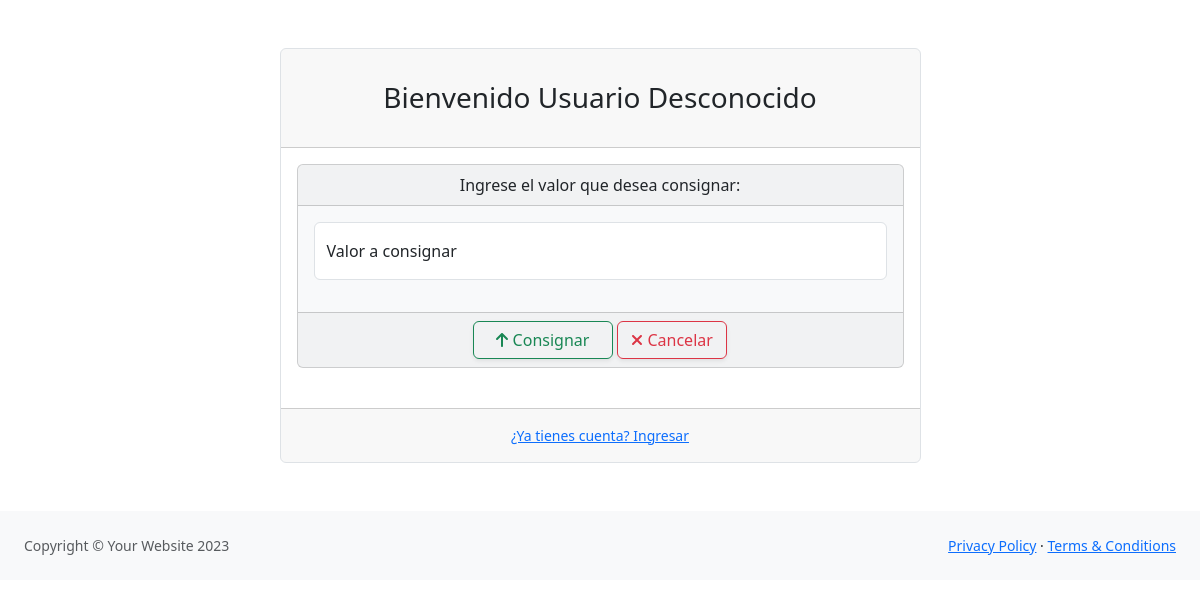
The app's page /views/consignar.php (signed in), older data.
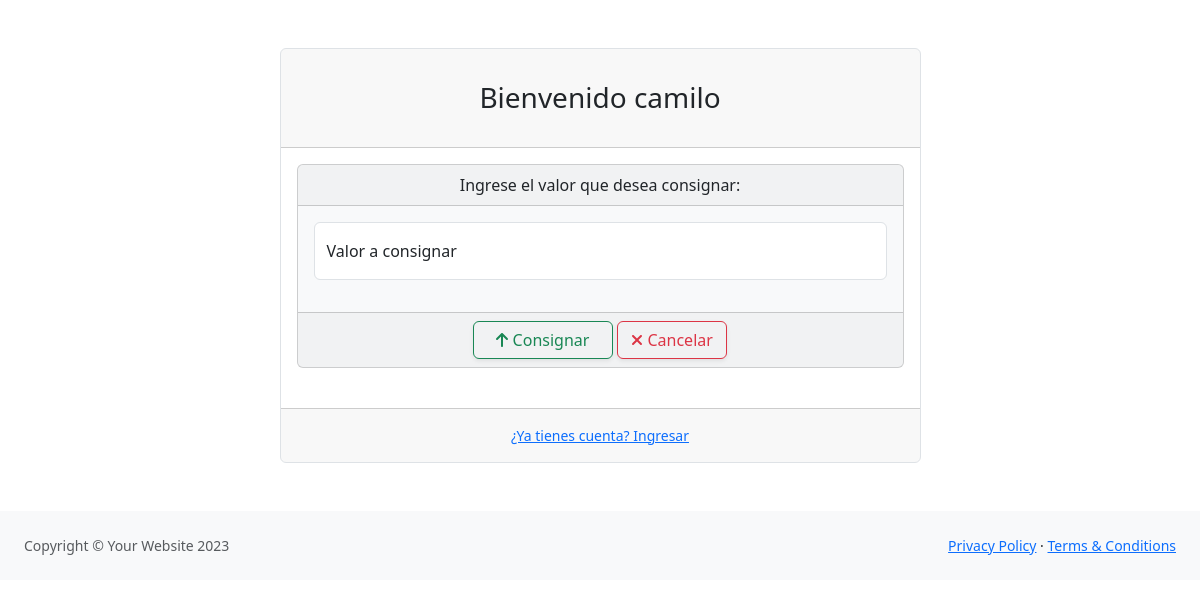
The same page, newer data.
### tables this page shows
CREATE TABLE `cuenta` (
  `id_cuenta` int(11) NOT NULL,
  `fk_usuario` int(11) DEFAULT NULL,
  `saldo` decimal(10,2) DEFAULT NULL
);

CREATE TABLE `usuario` (
  `id_usuario` int(11) NOT NULL,
  `nombre` varchar(50) DEFAULT NULL,
  `email` varchar(50) DEFAULT NULL,
  `password` varchar(300) DEFAULT NULL
);

### views/consignar.php (the view, shortened to what this page needs)
<?php
$db = conectar();
$emailUsuario = $_SESSION['email'];
$consultaUsuario = $db->prepare("
    SELECT usuario.nombre AS NombreUsuario, cuenta.saldo
    FROM usuario
    JOIN cuenta ON usuario.id_usuario = cuenta.fk_usuario
    WHERE usuario.email = :email
");
$consultaUsuario->bindParam(':email', $emailUsuario);
$consultaUsuario->execute();
$resultadoUsuario = $consultaUsuario->fetch(PDO::FETCH_ASSOC);
if ($resultadoUsuario) {
    $nombreUsuario = $resultadoUsuario['NombreUsuario'];
} else {
    $nombreUsuario = "Usuario Desconocido";
}
?>
<!DOCTYPE html>
<html lang="en">
<head>
    <link href="https://cdn.jsdelivr.net/npm/bootstrap@5.3.2/dist/css/bootstrap.min.css" rel="stylesheet">
    <link rel='stylesheet' href='https://cdn-uicons.flaticon.com/2.0.0/uicons-solid-rounded/css/uicons-solid-rounded.css'>
</head>
<body>
    <form class="modal-content animate" action="../funciones/deposito.php" method="POST">
        <div id="layoutAuthentication">
            <div id="layoutAuthentication_content" class="mb-5">
                <main>
                    <div class="container">
                        <div class="row justify-content-center">
                            <div class="col-lg-7">
                                <div class="card border rounded-lg mt-5">
                                    <div class="card-header">
                                        <h3 class="text-center font-weight-light my-4">Bienvenido <?php echo $nombreUsuario; ?></h3>
                                    </div>
                                    <div class="card-body">
                                        <form>
                                            <div class="card bg-light text-center mb-4">
                                                <div class="card-header">Ingrese el valor que desea consignar:</div>
                                                <div class="card-body">
                                                    <div class="form-floating mb-3">
                                                        <input class="form-control" name="valorc" type="number" placeholder="" />
                                                        <label for="">Valor a consignar</label>
                                                    </div>
                                                </div>
                                                <div class="card-footer d-flex align-items-center text-center justify-content-between">
                                                    <div class="w-100">
                                                        <button type="submit" class="btn btn-outline-success shadow-sm" style="width: 140px;"><i class="fa-solid fa-arrow-up"></i> Consignar</button>
                                                        <a href="dashboard2.php" type="button" class="btn btn-outline-danger shadow-sm" style="width: 110px;"><i class="fa-solid fa-xmark"></i> Cancelar</a>
                                                    </div>
                                                </div>
                                            </div>
                                        </form>
                                    </div>
                                    <div class="card-footer text-center py-3">
                                        <div class="small"><a href="login.php">¿Ya tienes cuenta? Ingresar</a></div>
                                    </div>
                                </div>
                            </div>
                        </div>
                    </div>
                </main>
            </div>
            <div id="layoutAuthentication_footer">
                <footer class="py-4 bg-light mt-auto">
                    <div class="container-fluid px-4">
                        <div class="d-flex align-items-center justify-content-between small">
                            <div class="text-muted">Copyright &copy; Your Website 2023</div>
                            <div>
                                <a href="#">Privacy Policy</a>
                                &middot;
                                <a href="#">Terms &amp; Conditions</a>
                            </div>
                        </div>
                    </div>
                </footer>
            </div>
        </div>
    </form>
</body>
</html>

Row changes from the older to the newer data that the page shows:
added cuenta: fk_usuario.nombre "camilo"
Text that changed along with them:
$nombreUsuario: "Usuario Desconocido" → (not shown)
